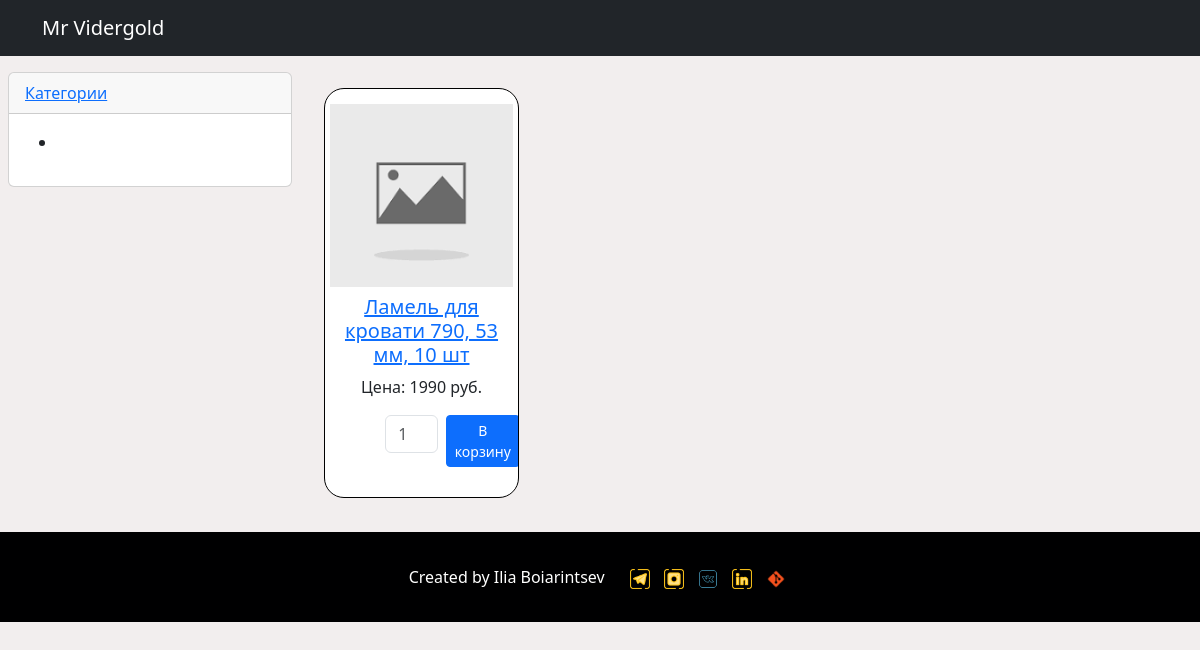
/category/zashitnye-ugolki/, run on an earlier commit of the app's database.
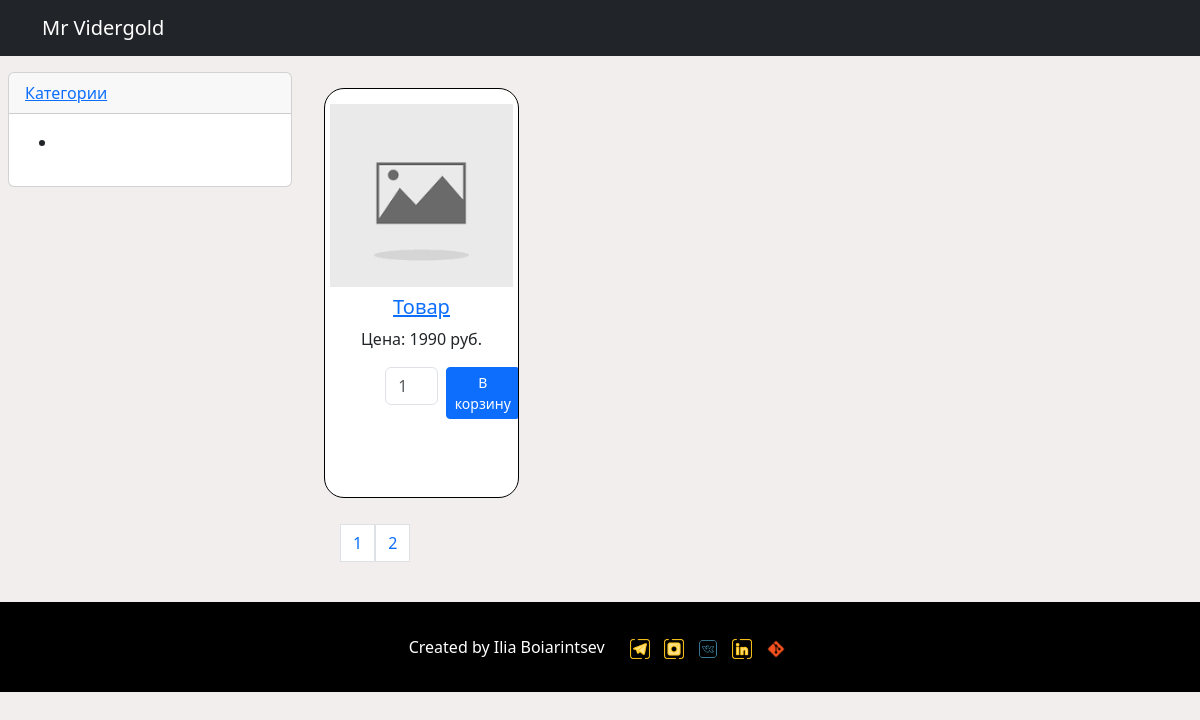
And on a later commit of the database.
### apps/product/models.py (models this page shows, shortened)
class Product(models.Model):
    STATUS_OPTIONS = (
        ('YES', 'В наличии'),
        ('NO', 'Скоро на складе')
    )
    name = models.CharField(max_length=55, verbose_name='Название')
    slug = models.SlugField(verbose_name='Артикул', max_length=255, blank=True)
    avatar = models.ImageField(default='default.png',
                                  verbose_name='Главная фотография',
                                  upload_to='images/avatars/',
                                  validators=[
                                      FileExtensionValidator(allowed_extensions=('png', 'jpg', 'webp', 'jpeg', 'gif', 'webp'))]
                                  )
    description = models.TextField(verbose_name='Описание')
    category = TreeForeignKey('Category', on_delete=models.PROTECT,
                              related_name='products', verbose_name='Категория', default=False)
    status = models.CharField(choices=STATUS_OPTIONS, default='YES', verbose_name='Статус товара', max_length=10)
    price = models.DecimalField(default=1990, verbose_name='Цена', decimal_places=0, max_digits=8)
    publish = models.DateTimeField(auto_now_add=True)
    updated = models.DateTimeField(auto_now_add=False, auto_now=True)
    objects = models.Manager()
    custom = ProductManager()
    def get_absolute_url(self):
        return reverse('product_detail', args=[self.slug])
    class Meta:
        verbose_name = 'Товары'
        verbose_name_plural = 'Товары'
        ordering = ['id']
        indexes = [models.Index(fields=['name', '-publish', 'status'])] #индексация для ускорения БД
        db_table = 'product'  #название в БД

### apps/product/views.py (the view)
# urls.py: path('category/<str:slug>/', ProductFromCategory.as_view(), name="product_by_category"),
class ProductFromCategory(ListView):
    model = Product
    template_name = 'products/products_list.html'
    context_object_name = 'products'
    category = None
    paginate_by = 1
    queryset = Product.custom.all()
    def get_queryset(self):
        self.category = Category.objects.get(slug=self.kwargs['slug'])
        queryset = Product.objects.filter(category__slug=self.category.slug)
        if not queryset:
            sub_cat = Category.objects.filter(parent=self.category)
            queryset = Product.objects.filter(category__in=sub_cat)
        return queryset
    def get_context_data(self, **kwargs):
        context = super().get_context_data(**kwargs)
        context['title'] = f'Товары категории: {self.category.title}'
        return context

### templates/products/products_list.html (shortened to what this page needs)
{% extends 'main.html' %}
{% load static %}
{% block content %}
    <div class="row">
        {% for product in products %}
            <div class="col-lg-3">
                <div class="product-item">
                    <div class="product-image-item">
                        <a href="{{ product.get_absolute_url }}">
                            <img src="{{ product.avatar.url }}" class="card-img-top" alt="{{ product.name }}">
                        </a>
                    </div>
                    <div class="col-lg-12">
                        <h5 class="text-center">
                            <a href="{{ product.get_absolute_url }}">{{ product.name }}</a>
                        </h5>
                       <div>
                        <p class="price">
                            Цена: {{  product.price }} руб.
                        </p>
                        </div>
                        <div class="container mt-2">
                            <div class="row justify-content-center">
                                <div class="col-md-6">
                                    <form class="d-flex" action="{% url 'cart:cart_add' product.id %}" method="post">
                                        <div class="flex-grow-1 me-2">
                                             <input type="text" class="form-control"
                                                    id="{{ cart_item_form.quantity.id_for_label }}"
                                                    name="{{ cart_item_form.quantity.name }}"
                                                    value="{{ cart_item_form.quantity.value }}"
                                                    placeholder="1">
                                        </div>
                                        <div class="col-md-2">
                                            <button type="submit" class="btn btn-primary btn-sm">В корзину</button>
                                        </div>
                                    </form>
                                </div>
                            </div>
                        </div>
                    </div>
                </div>
            </div>
        {% endfor %}
    </div>
{% endblock %}

### templates/main.html (shortened to what this page needs)
{% load static %}
<!DOCTYPE html>
<html lang="ru">
<head>
    <link rel="stylesheet" href="{% static 'css/style.css' %}">
    <link href="https://cdn.jsdelivr.net/npm/bootstrap@5.3.2/dist/css/bootstrap.min.css"
          rel="stylesheet"
>
</head>
<body style="background-color: #f2eeee;">
    {% include 'header.html' %}
    <div class="container-fluid mt-2 container-main">
        <div class="row">
            <div class="col-3 p-2">
                {% include 'sidebar.html' %}
            </div>
            <div class="col-lg-9 p-4">
                {% block content %}
                {% endblock %}
                {% include 'pagination.html' %}
            </div>
        </div>
    </div>
    {% include 'footer.html' %}
</body>
</html>

### templates/header.html
<nav class="navbar navbar-expand-lg navbar-dark bg-dark">
    <div class="container">
        <a class="navbar-brand" href="/">Mr Vidergold</a>
        </div>
</nav>

### templates/sidebar.html (shortened to what this page needs)
{% load mptt_tags %}
<div class="card mb-4">
    <a href="/">
    <div class="card-header">Категории</div>
    </a>
    <div class="card-body ">
        {% full_tree_for_model product.Category as categories %}
        <ul>
            {% recursetree categories %}
                <li>
                </li>
            {% endrecursetree %}
        </ul>
    </div>
</div>

### templates/pagination.html
{% if is_paginated %}
    <div class="pagination p-3">
    {% for page_number in page_obj.paginator.get_elided_page_range %}
        {% if page_number == page_obj.paginator.ELLIPSIS %}
            {{page_number}}
        {% else %}
            <a href="?page={{ page_number }}" class="page-link">
                {{page_number}}
            </a>
        {% endif %}
    {% endfor %}
    </div>
{%endif%}

### templates/footer.html
<footer>
    <div class="container-footer"><div class="author">
            <p>Created by Ilia Boiarintsev</p>
        </div>
        <div class="social-links">
            <a href="https://t.me/ilia010310" target="_blank"><img src="/media/icons/free-icon-telegram-216514.png" alt="Telegram"></a>
            <a href="https://www.instagram.com/theilyaboyarintsev?igsh=eHg1NWE2YmZuMWNy" target="_blank"><img src="/media/icons/free-icon-instagram-216506.png" alt="Instagram"></a>
            <a href="https://vk.com/id114463941" target="_blank"><img src="/media/icons/free-icon-social-13480377.png" alt="VK"></a>
            <a href="https://www.linkedin.com/in/ilia-boiarintsev-28a3b529a/" target="_blank"><img src="/media/icons/free-icon-linkedin-216508.png" alt="LinkedIn"></a>
            <a href="https://github.com/ilia010310" target="_blank"><img src="/media/icons/icons8-git-48.png" alt="Github"></a>
        </div></div>
</footer>

### static/css/style.css (style rules this page uses)
html, body { height: 100%; max-height: 100%; font-family: 'Roboto', sans-serif; overflow-x: hidden; padding-bottom: 0px; }
.container-footer { color: white; justify-content: center; align-items: center; text-align: center; display: flex; justify-content: center; height: 90px; position: relative; bottom: 0; left: 0; width: 100%; background-color: #000001; }
.row { min-width: 100%; }
.author { margin-top: 16px; margin-right: 20px; justify-content: center; display: flex; text-align: center; align-items: center; }
.container-footer .social-links img { width: 20px; height: 20px; margin: 0 5px; }
.product-item { height: 410px; background-color: white; border: 0.4px solid black; position: relative; padding: 10px 0 10px 0; text-align: center; margin-bottom: 10px; border-radius: 20px; overflow: hidden; }
.product-image-item { height = 20%; padding: 5px; margin-bottom: 3px; }

What changed in the data, as far as the page shows it:
no longer on this page (row edited): Product: avatar (placeholder picture), name "Ламель для кровати 790, 53 мм, 10 шт", price "1990"
added Product: avatar (placeholder picture), name "Товар", price "1990"
Also different on the page:
new list line: "1"
new list line: "2"
